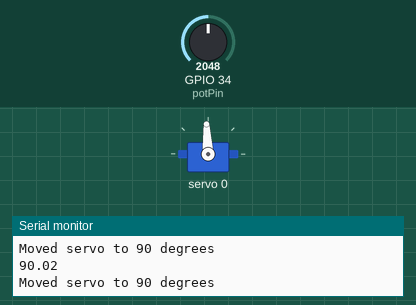
Bench run of a sketch on a simulated ESP32. Shown: servo, the last lines printed to the serial monitor. Inputs (shaded band) come from the test bench; at power-on: GPIO 34 (potPin) = 2048.

Above: at 2.2 s.
2.3 s: GPIO 34 (potPin) set to 2866
At 3.1 s:
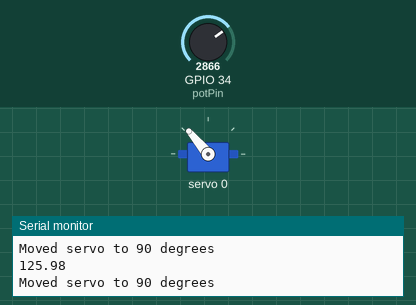
3.8 s: GPIO 34 (potPin) set to 3603
At 4.8 s:
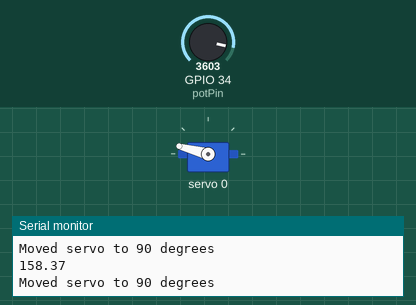
5.3 s: GPIO 34 (potPin) set to 4095
At 6.5 s:
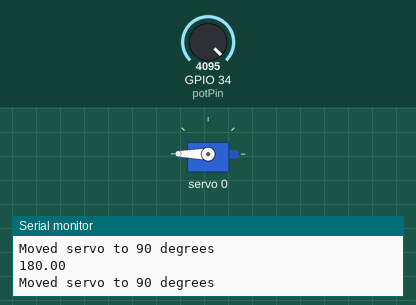
6.8 s: GPIO 34 (potPin) set to 1228
At 8.0 s:
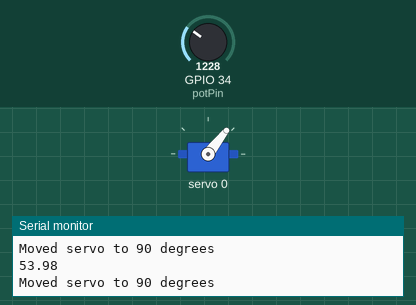
8.3 s: GPIO 34 (potPin) set to 491
At 9.5 s:
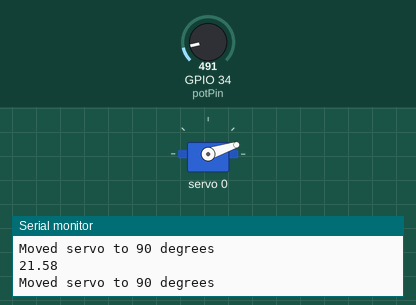
9.8 s: GPIO 34 (potPin) set to 552
At 10.2 s:
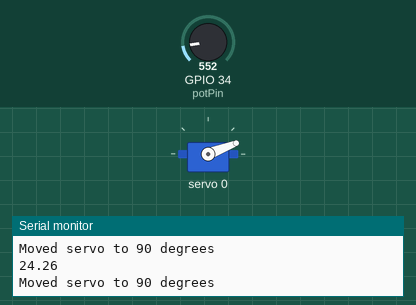
Timing chart, 0 to 12.3 s (numbered marks = the images above; inputs shaded):
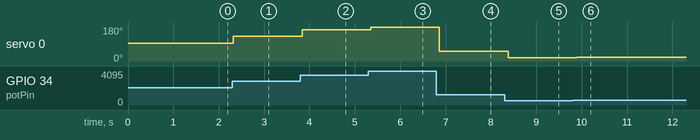

The sketch:

servo_potensimotor.ino
```cpp
// Potentiometer is connected to GPIO 34 (Analog ADC1_CH6)
const int potPin = 34;
// variable for storing the potentiometer value
int potValue = 0;
#include <Wire.h>
#include <Adafruit_PWMServoDriver.h>

Adafruit_PWMServoDriver pwm = Adafruit_PWMServoDriver();

// Servo pulse parameters (for MG996R)
#define SERVO_MIN  102  // Adjusted for ~0°
#define SERVO_MAX  512  // Adjusted for ~180°

#define SERVO_CHANNEL 0 // PCA9685 channel the servo is connected to

// Function to convert angle to pulse length
uint16_t angleToPulse(int angle) {
  return map(angle, 0, 180, SERVO_MIN, SERVO_MAX);
}

void setup() {
  Serial.begin(115200);
  pwm.begin();
  pwm.setPWMFreq(50); // 50Hz for servos
  delay(10); // Wait for PWM to stabilize
  Serial.begin(115200);
  delay(1000);

  // Move servo to 90°

}

void loop() {
  potValue = analogRead(potPin);
  Serial.println(potValue/22.75);

  int pulse = angleToPulse(potValue/22.75);
  pwm.setPWM(SERVO_CHANNEL, 0, pulse);
  Serial.println("Moved servo to 90 degrees");
  delay(100);
  // Do nothing
}
```

Measured:
- after the input at 2.3 s, servo 0: 93° → 130° at once
- after the input at 3.8 s, servo 0: 130° → 165° at once
- after the input at 5.3 s, servo 0: 165° → 180° after 0.05 s
- after the input at 6.8 s, servo 0: 180° → 52° after 0.07 s
- after the input at 8.3 s, servo 0: 52° → 18° after 0.08 s
- after the input at 9.8 s, servo 0: 18° → 21° after 0.09 s
